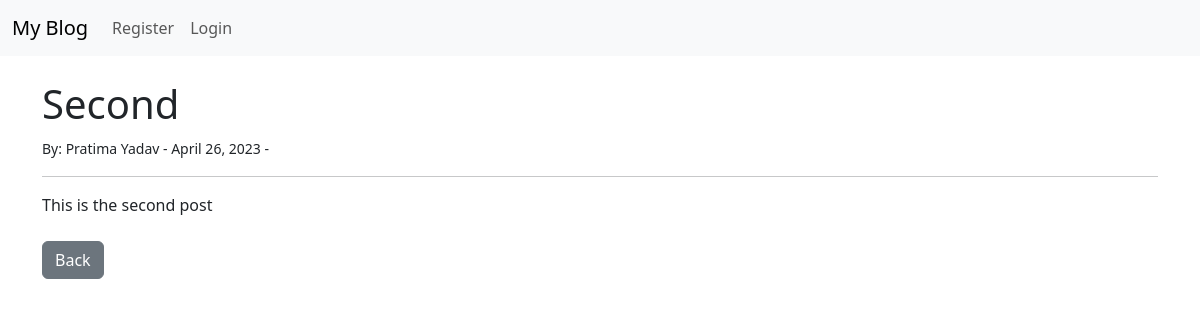
The app's page /article/2 with its own data.
### theblog/models.py (models this page shows, shortened)
class Post(models.Model):
    title=models.CharField(max_length=255)
    title_tag=models.CharField(max_length=255)
    author=models.ForeignKey(User, on_delete=models.CASCADE)
    body=models.TextField()
    post_date=models.DateField(auto_now_add=True)
    category=models.CharField(max_length=255,default='coding')
    likes=models.ManyToManyField(User,related_name='blog_posts')

### theblog/views.py (the view)
# urls.py: path('article/<int:pk>',ArticleDetailView.as_view(),name="article-detail"),
class ArticleDetailView(DetailView):
    model=Post
    template_name='article_details.html'

### theblog/templates/article_details.html (shortened to what this page needs)
{% extends 'base.html' %}
{% block content %}
        <h1>{{post.title}}</h1>
        <small>By: {{post.author.first_name}} {{post.author.last_name}} - {{post.post_date}} -
                </small>
        <hr>
        {{post.body |safe}}
        <br>
        <br>
        <a href="{% url 'home'%}"  class="btn btn-secondary">Back</a>
        <br>
{% endblock%}

### records on screen
Post: title "Second", author.first_name "Pratima", author.last_name "Yadav", post_date "April 26, 2023", body "This is the second post"
